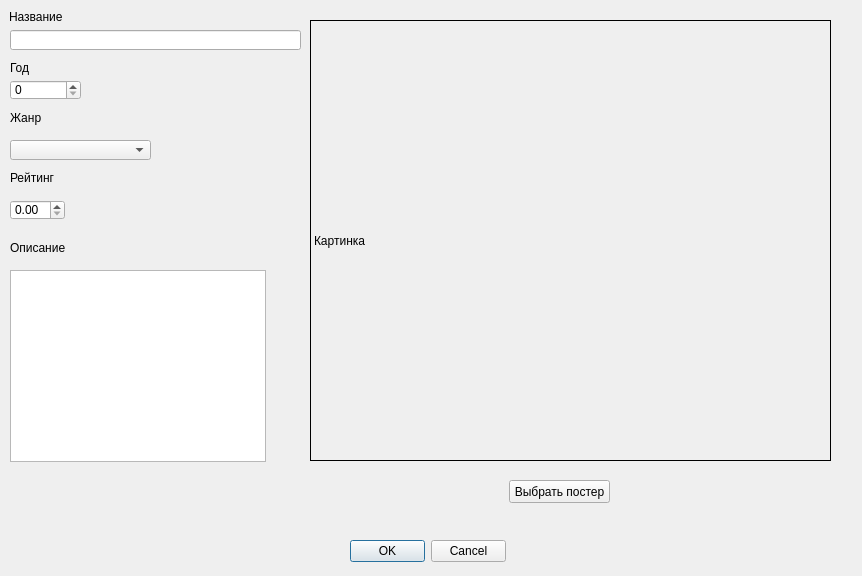
<?xml version="1.0" encoding="UTF-8"?>
<ui version="4.0">
 <class>MovieDialog</class>
 <widget class="QDialog" name="MovieDialog">
  <property name="geometry">
   <rect>
    <x>0</x>
    <y>0</y>
    <width>862</width>
    <height>576</height>
   </rect>
  </property>
  <property name="windowTitle">
   <string>Dialog</string>
  </property>
  <widget class="QLabel" name="label">
   <property name="geometry">
    <rect>
     <x>9</x>
     <y>9</y>
     <width>81</width>
     <height>16</height>
    </rect>
   </property>
   <property name="text">
    <string>Название</string>
   </property>
  </widget>
  <widget class="QLabel" name="label_2">
   <property name="geometry">
    <rect>
     <x>10</x>
     <y>60</y>
     <width>41</width>
     <height>16</height>
    </rect>
   </property>
   <property name="text">
    <string>Год</string>
   </property>
  </widget>
  <widget class="QLabel" name="posterLabel">
   <property name="geometry">
    <rect>
     <x>310</x>
     <y>20</y>
     <width>521</width>
     <height>441</height>
    </rect>
   </property>
   <property name="frameShape">
    <enum>QFrame::Box</enum>
   </property>
   <property name="text">
    <string>Картинка</string>
   </property>
  </widget>
  <widget class="QSpinBox" name="yearSpin">
   <property name="geometry">
    <rect>
     <x>10</x>
     <y>80</y>
     <width>71</width>
     <height>20</height>
    </rect>
   </property>
   <property name="maximum">
    <number>9999</number>
   </property>
  </widget>
  <widget class="QLabel" name="label_3">
   <property name="geometry">
    <rect>
     <x>10</x>
     <y>110</y>
     <width>71</width>
     <height>16</height>
    </rect>
   </property>
   <property name="text">
    <string>Жанр</string>
   </property>
  </widget>
  <widget class="QComboBox" name="genreCombo">
   <property name="geometry">
    <rect>
     <x>10</x>
     <y>140</y>
     <width>141</width>
     <height>20</height>
    </rect>
   </property>
  </widget>
  <widget class="QLabel" name="label_4">
   <property name="geometry">
    <rect>
     <x>10</x>
     <y>170</y>
     <width>91</width>
     <height>16</height>
    </rect>
   </property>
   <property name="text">
    <string>Рейтинг</string>
   </property>
  </widget>
  <widget class="QPushButton" name="selectPosterBtn">
   <property name="geometry">
    <rect>
     <x>509</x>
     <y>480</y>
     <width>101</width>
     <height>23</height>
    </rect>
   </property>
   <property name="text">
    <string>Выбрать постер</string>
   </property>
  </widget>
  <widget class="QDoubleSpinBox" name="ratingSpin">
   <property name="geometry">
    <rect>
     <x>10</x>
     <y>200</y>
     <width>55</width>
     <height>20</height>
    </rect>
   </property>
   <property name="maximum">
    <double>100.000000000000000</double>
   </property>
  </widget>
  <widget class="QPlainTextEdit" name="descriptionEdit">
   <property name="geometry">
    <rect>
     <x>10</x>
     <y>270</y>
     <width>256</width>
     <height>192</height>
    </rect>
   </property>
  </widget>
  <widget class="QLabel" name="label_5">
   <property name="geometry">
    <rect>
     <x>10</x>
     <y>240</y>
     <width>91</width>
     <height>16</height>
    </rect>
   </property>
   <property name="text">
    <string>Описание</string>
   </property>
  </widget>
  <widget class="QDialogButtonBox" name="buttonBox">
   <property name="geometry">
    <rect>
     <x>350</x>
     <y>540</y>
     <width>156</width>
     <height>23</height>
    </rect>
   </property>
   <property name="standardButtons">
    <set>QDialogButtonBox::Cancel|QDialogButtonBox::Ok</set>
   </property>
  </widget>
  <widget class="QLineEdit" name="titleEdit">
   <property name="geometry">
    <rect>
     <x>10</x>
     <y>30</y>
     <width>291</width>
     <height>20</height>
    </rect>
   </property>
  </widget>
 </widget>
 <resources/>
 <connections/>
</ui>
